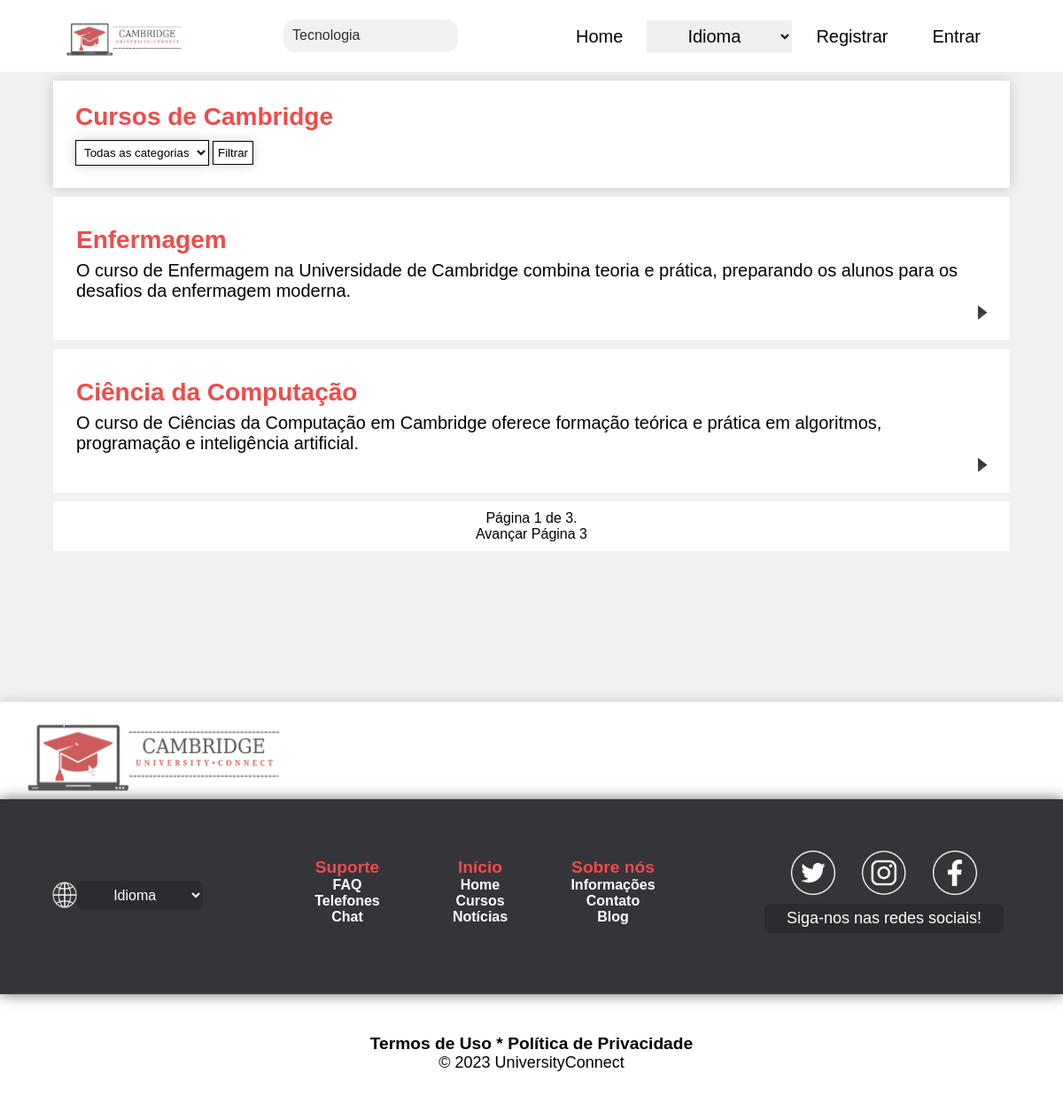
Page /courses/ on the committed database.
### UniversityConnect/models.py (models this page shows, shortened)
class Course(models.Model):
    title = models.CharField(max_length=100)
    tittle_en = models.CharField(max_length=100, default='English Name')
    mini_description = models.TextField(max_length=255, default='English Description')
    mini_description_en = models.TextField(max_length=255, default='English Description')
    description = models.TextField(max_length=2000)
    description_en = models.TextField(max_length=2000, default='English Description')
    course_load = models.IntegerField()
    course_time = models.CharField(max_length=100)
    time_course_en = models.CharField(max_length=100, default='0 years')
    monthly_course_fee = models.DecimalField(max_digits=8, decimal_places=2)
    class_type = models.CharField(max_length=100)
    image = models.ImageField(upload_to='courses/cover/%Y/%m/%d/', blank=True, default="")
    category = models.ForeignKey(Category, on_delete=models.CASCADE)
    education = models.ForeignKey(Education, on_delete=models.CASCADE)
    course_level = models.ForeignKey(CourseLevel, on_delete=models.CASCADE)
    link = models.CharField(max_length=200, blank=True)

### UniversityConnect/views.py (the view, shortened to what this page needs)
# urls.py: path('courses/', views.courses, name='courses'),
@csrf_protect
def courses(request):
    PAGE_NAME = 'Cursos'
    courses = Course.objects.all()
    category = Category.objects.all()
    paginator = Paginator(courses, 2)
    page_number = request.GET.get("page")
    courses = paginator.get_page(page_number)
    if 'en/' in request.path:
        lang = True
    else:
        lang = False
    category_selected = request.GET.get('category', '')
    if category_selected != '':
        courses = Course.objects.filter(category=category_selected)
        paginator = Paginator(courses, 2)
        page_number = request.GET.get("page")
        courses = paginator.get_page(page_number)
    if len(courses) == 0:
        courses = False
    return render(request, 'UniversityConnect/pages/list.html', {
        'request': request,
        'courses': courses,
        'page_name': PAGE_NAME,
        'category':category,
        'lang':lang,
        })

### templates/UniversityConnect/pages/list.html (shortened to what this page needs)
{% extends "base_uc.html" %}
{% load static %}
{% load i18n %}
{% block extra_style %}
<link rel="stylesheet" href="{% static '/UniversityConnect/css/courses.css' %}">
{% endblock extra_style %}
{% block content_base %}
    <main>
        {% include '../partials/header-pages.html' %}
        <section class="home2">
            <div class="home-options">
                {% if 'courses/' in request.path %}
                    <div class="home-title">
                        <h2>{% trans "Cursos de Cambridge" %}</h2>
                        <form method="GET" action="{% url 'UniversityConnect:courses' %}">
                            <select name="category">
                                <option value="">{% trans "Todas as categorias" %}</option>
                            </select>
                            <button type="submit">{% trans "Filtrar" %}</button>
                        </form>
                    </div>
                    {% include '../partials/courses.html' %}
                {% endif %}
            </div>
        </section>
    </main>
{% endblock content_base %}

### templates/UniversityConnect/partials/courses.html (shortened to what this page needs)
{% load static %}
{% load i18n %}
{% if courses %}
    {% for course in courses %}
        <a class="option-block-link" href="{% url 'UniversityConnect:courses_detail' course.id %}">
            <div class="options-block">
                {% if lang %}
                    <h2>{{ course.tittle_en }}</h2>
                    <p>{{ course.mini_description_en }}</p>
                {% else %}
                    <h2>{{ course.title }}</h2>
                    <p>{{ course.mini_description }}</p>
                {% endif %}
                <div class="details-icon">
                    <img src="{% static "/UniversityConnect/images/icons/enter.png" %}" alt="">
                </div>
            </div>
        </a>
    {% endfor %}
{% endif %}
<div class="pagination">
    <span class="step-links">
        <span class="current">
            {% trans "Página" %} {{ courses.number }} {% trans "de" %} {{ courses.paginator.num_pages }}.
        </span>
        <div class="pagination-button">
        {% if courses.has_next %}
            <a class="pagination-next" href="?page={{ courses.next_page_number }}">{% trans "Avançar" %}</a>
            <a class="pagination-back" href="?page={{ courses.paginator.num_pages }}">{% trans "Página" %} {{ courses.paginator.num_pages }}</a>
        {% endif %}
     </div>
    </span>
</div>

### static/UniversityConnect/css/header.css (style rules this page uses)
@media only screen and (min-width: 684px) and (max-width: 1260px) { .home-options { display: block !important; margin: auto !important; } }
@media only screen and (min-width: 684px) and (max-width: 1260px) { .options-block { margin: 0 auto 30px auto !important; min-width: 320px !important; max-width: 100% !important; background-color: var(--colorWhite) !important; border: 1px solid rgba(0, 0, 0, 0) !important; } }
html { background-color: var(--colorMidGray); }

### static/UniversityConnect/css/courses.css (style rules this page uses)
* { margin: 0; padding: 0; }
:root { --colorPrimary: #EF4B4B; --colorWhite: #FFFFFF; --colorBlack: #000000; --colorMidGray: #F1F1F0; --colorBox: #353539; --colorBoxHover: #2c2c30; --fontPrimary: Arial; --fontMidSize: 20px; --fontLargeSize: 28px; --fontExtraLarge: 54px; --fontExtraExtraLarge: 65px; }
@media only screen and (min-width: 684px) and (max-width: 1260px) { .home-options { display: block !important; margin: auto !important; } }
@media only screen and (min-width: 684px) and (max-width: 1260px) { .options-block { min-width: 320px !important; max-width: 100% !important; background-color: var(--colorWhite) !important; border: 1px solid rgba(0, 0, 0, 0) !important; } }
html { background-color: var(--colorMidGray); }
.home2 { display: block !important; max-width: 90%; margin: auto; background-color: var(--colorMidGray); }
.home-title { box-shadow: 0px 0px 15px rgba(0, 0, 0, 0.172) !important; background-color: var(--colorWhite); margin: 10px auto; padding: 25px; }
.home-title > h2 { font-family: var(--fontPrimary); margin-bottom: 10px; }
.home-title select, button { font-family: var(--fontPrimary); font-weight: 500; background-color: var(--colorWhite); color: var(--colorBlack); padding: 5px; border: 1px solid black; box-shadow: 0px 0px 15px rgba(0, 0, 0, 0.172) !important; }
.home-options { display: block; margin: auto; }
.option-block-link { display: block; background-color: var(--colorWhite); margin: 10px auto 10px auto !important; box-shadow: 0px 0px 15px rgba(0, 0, 0, 0.172) !important; all: unset; cursor: pointer; }
.options-block { margin: 10px auto 10px auto !important; position: relative; padding: 25px !important; min-height: 110px; max-height: 300px !important; min-width: 230px; max-width: 100%; background-color: var(--colorWhite); border: 1px solid rgba(0, 0, 0, 0); overflow: hidden; }
.options-block > h2, .options-block > p, .subtext { overflow: hidden !important; margin: 7px 0; font-family: var(--fontPrimary); text-decoration: none !important; }
.options-block > h2, .home-title > h2 { color: var(--colorPrimary); font-size: var(--fontLargeSize); }
.options-block > p { padding-right: 14px ; font-size: var(--fontMidSize) ; }
.details-icon { position: absolute; bottom: 20px; right: 20px; width: 20px; height: 20px; }
.details-icon img { width: 100%; height: 100%; }
.pagination { text-align: center; width: 100%; margin: 10px auto; font-family: var(--fontPrimary); background-color: var(--colorWhite); padding: 10px 0; }
.pagination-button > a { text-decoration: none; color: black; }

### rows in the picture
Course: title "Enfermagem", mini_description "O curso de Enfermagem na Universidade de Cambridge combina teoria e prática, preparando os alunos para os desafios da enfermagem moderna."
Course: title "Ciência da Computação", mini_description "O curso de Ciências da Computação em Cambridge oferece formação teórica e prática em algoritmos, programação e inteligência artificial."

### other values in the picture
{{ courses.number }} "1"
{{ courses.paginator.num_pages }} "3"
